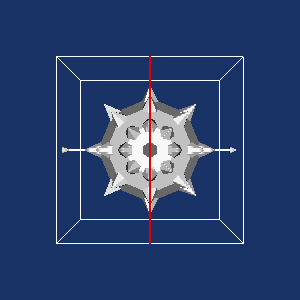

Reproduce this figure in Python.
#!/usr/bin/env python
# Demonstrate vtkImplicitPlaneWidget clipping a mace geometry.

import vtkmodules.vtkInteractionStyle  # noqa: F401
import vtkmodules.vtkRenderingFreeType  # noqa: F401
import vtkmodules.vtkRenderingOpenGL2  # noqa: F401

from vtkmodules.vtkCommonDataModel import vtkPlane
from vtkmodules.vtkFiltersCore import vtkAppendPolyData, vtkClipPolyData, vtkGlyph3D
from vtkmodules.vtkFiltersSources import vtkConeSource, vtkSphereSource
from vtkmodules.vtkInteractionWidgets import vtkImplicitPlaneWidget
from vtkmodules.vtkRenderingCore import (
    vtkPolyDataMapper,
    vtkRenderWindow,
    vtkRenderWindowInteractor,
    vtkRenderer,
)
from vtkmodules.vtkRenderingLOD import vtkLODActor

# Sources
sphere = vtkSphereSource()
cone = vtkConeSource()

# Filters
glyph = vtkGlyph3D()
glyph.SetInputConnection(sphere.GetOutputPort())
glyph.SetSourceConnection(cone.GetOutputPort())
glyph.SetVectorModeToUseNormal()
glyph.SetScaleModeToScaleByVector()
glyph.SetScaleFactor(0.25)
glyph.Update()

append_filter = vtkAppendPolyData()
append_filter.AddInputConnection(glyph.GetOutputPort())
append_filter.AddInputConnection(sphere.GetOutputPort())

plane = vtkPlane()

clipper = vtkClipPolyData()
clipper.SetInputConnection(append_filter.GetOutputPort())
clipper.SetClipFunction(plane)
clipper.InsideOutOn()

# Mapper + Actor: mace
mace_mapper = vtkPolyDataMapper()
mace_mapper.SetInputConnection(append_filter.GetOutputPort())

mace_actor = vtkLODActor()
mace_actor.SetMapper(mace_mapper)
mace_actor.VisibilityOn()

# Mapper + Actor: clipped selection
select_mapper = vtkPolyDataMapper()
select_mapper.SetInputConnection(clipper.GetOutputPort())

select_actor = vtkLODActor()
select_actor.SetMapper(select_mapper)
select_actor.GetProperty().SetColor(0, 1, 0)
select_actor.VisibilityOff()
select_actor.SetScale(1.01, 1.01, 1.01)

# Renderer
renderer = vtkRenderer()
renderer.AddActor(mace_actor)
renderer.AddActor(select_actor)
renderer.SetBackground(0.1, 0.2, 0.4)

# Render window
render_window = vtkRenderWindow()
render_window.AddRenderer(renderer)
render_window.SetWindowName("implicit plane widget")
render_window.SetMultiSamples(0)
render_window.SetSize(300, 300)

# Interactor
interactor = vtkRenderWindowInteractor()
interactor.SetRenderWindow(render_window)


# Callback updates the clip plane from the widget
def plane_callback(caller, event_string):
    caller.GetPlane(plane)
    select_actor.VisibilityOn()


# Widget (legacy)
plane_widget = vtkImplicitPlaneWidget()
plane_widget.SetInteractor(interactor)
plane_widget.SetPlaceFactor(1.25)
plane_widget.SetInputConnection(glyph.GetOutputPort())
plane_widget.PlaceWidget()
plane_widget.AddObserver("InteractionEvent", plane_callback)
plane_widget.On()

# Scene
renderer.ResetCamera()

interactor.Initialize()
interactor.Start()
